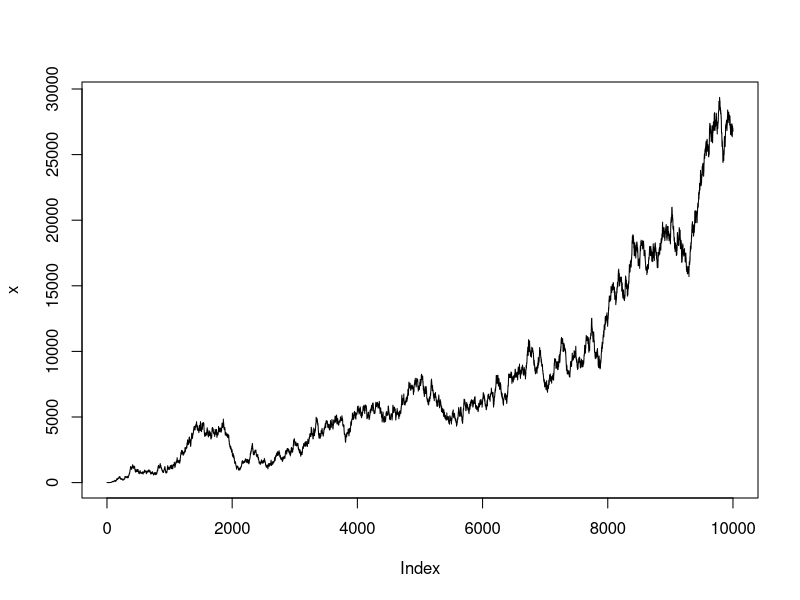
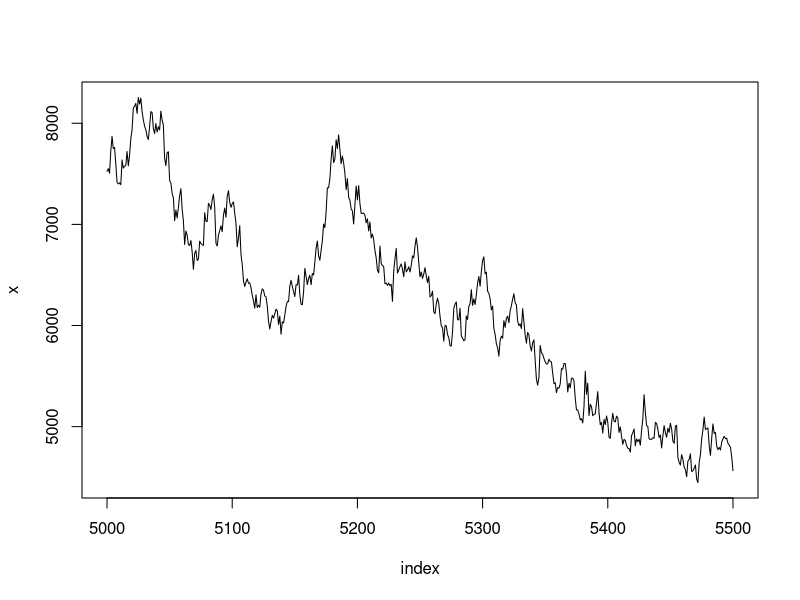

Here is the R script that generated these plots, in order: (Note: this script raises an error after producing the figures.)
## ---- chunk 1
knitr::opts_chunk$set(echo = TRUE)
## ---- chunk 2

#============#
#=== MCMC ===#
#============#
# Example 7.11
# Define the density function of Rayleigh distribution
f <- function(x, lambda, mu, v)
  {
  return(1 + lambda*(x - mu)^2 / v)^-(v+1/2)
}

m <- 10000
lambda <- 4
mu = 3 
v = 5

x <- numeric(m)
x[1] <- rchisq(1,df=1)
k <- 0
u <- runif(m)
for(i in 2:m){
  xt <- x[i-1]
  y <- rchisq(1,df=xt)
  num <- f(y, lambda, mu,v)*dchisq(xt,df=y)
  den <- f(xt,lambda, mu, v)*dchisq(y,df=xt)
  if (u[i]<= num/den) x[i] <- y
  else {
    x[i] <- xt
    k <- k+1 # y is rejected
  }
}

# Check how many y rejected
print(k)

# Plot the Markov chain x
plot(x, type="l")

# display a partial plot starting at index 5000:5500
index <- 5000:5500
y1 <- x[index]
plot(index,y1,type="l", main="", ylab="x")

# Check the distribution with QQ plot
b <- 2001 # discard the burnin sample
y <- x[b:m]
a <- ppoints(100)
QR <- sigma*sqrt(-2*log(1-a)) #quantiles of Rayleigh, check page 303
Q <- quantile(y,a)

qqplot(QR, Q, main="", cex=0.5, 
       xlab="Rayleigh Quantiles", ylab="Sample Quantiles")
abline(0,1)

hist(y,breaks="scott", main="", xlab="",freq=F)
lines(QR,f(QR,lambda, mu, v))

## ---- chunk 3
plot(pressure)
